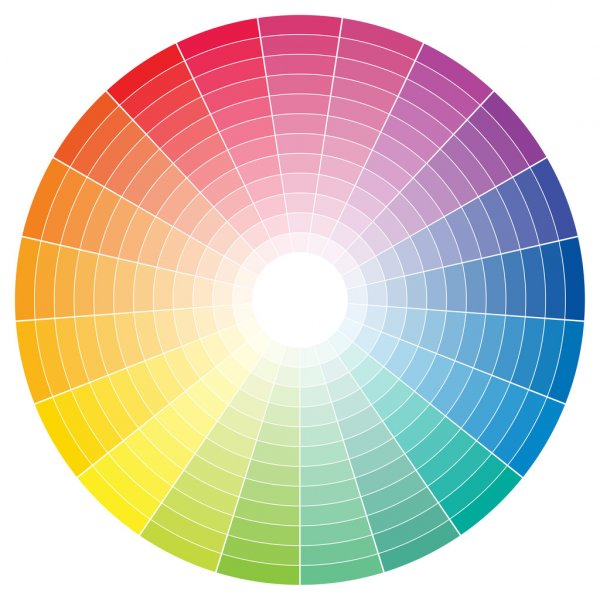
#> input picture Python/opencv/img/color-wheel-full.jpg, 600 x 600 px, given in place of video, which was not available
$ python color_finder.py
#> lines starting #> are read from the running program, lines starting #| are printed output that depends on the picture; after the words box and inside, x2 and y2 are one past the last pixel; in counts of white or black regions, pixels touching at a corner belong together; pictures that were not available may be replaced by others from this repository, and a replacement may not be noted
### Python/opencv/ocv_common.py
import cv2 as cv


# [4 lines left out: function get_diff, not called in this run]


def get_hue_mask(hsv, value, useAdaptive=False):
    if value < 0:
        value = 0
    if value > 255:
        value = 255

    hue = hsv[:, :, 0]
    if useAdaptive:
        th = cv.adaptiveThreshold(
            hue - value, 225, cv.ADAPTIVE_THRESH_GAUSSIAN_C, cv.THRESH_BINARY, 11, 2
        )
    else:
        _, th = cv.threshold(hue - value, 225, 255, cv.THRESH_BINARY)
    return th


# [23 lines left out: functions get_diff_canny, color_base_motion, not called in this run]


def get_selections(canny):
    ## get selection
    contours, _ = cv.findContours(canny, cv.RETR_EXTERNAL, cv.CHAIN_APPROX_NONE)

    selections = {
        w * h: (x, y, w, h) for x, y, w, h in [cv.boundingRect(cnt) for cnt in contours]
    }

    return selections

### Python/opencv/color_finder.py
import cv2 as cv
import ocv_common as cvc


def main(cam_src=None):
#> called with cam_src = 'http://aaa:aaa@192.168.50.175:8080/video'
    if cam_src == None:
        cam_src = 0
    cap = cv.VideoCapture(cam_src)

    c = 0
    key = 0
    run = True
    _, last_frame = cap.read()
#> last_frame is the input picture: shape (600, 600, 3); mean B, G, R 187.9, 200.2, 211.5
    useAdaptive = False

    try:
        while run:
            c = c + 1
            has_frame, frame = cap.read()

            if has_frame:
                hsv = cv.cvtColor(frame, cv.COLOR_BGR2HSV_FULL)
#> hsv: shape (600, 600, 3); mean H, S, V 90.6, 82, 233.5

                hsv = cv.blur(hsv, (11, 11))
#> hsv: shape (600, 600, 3); mean H, S, V 90.6, 82, 233.5

                # 0 = red; 100 = green; 190 blue
                color_masks = [
                    cvc.get_hue_mask(hsv, hue_start, useAdaptive=useAdaptive)
                    for hue_start in [0, 100, 190]
                ]
#> in get_hue_mask, `hue = hsv[:, :, 0]`:
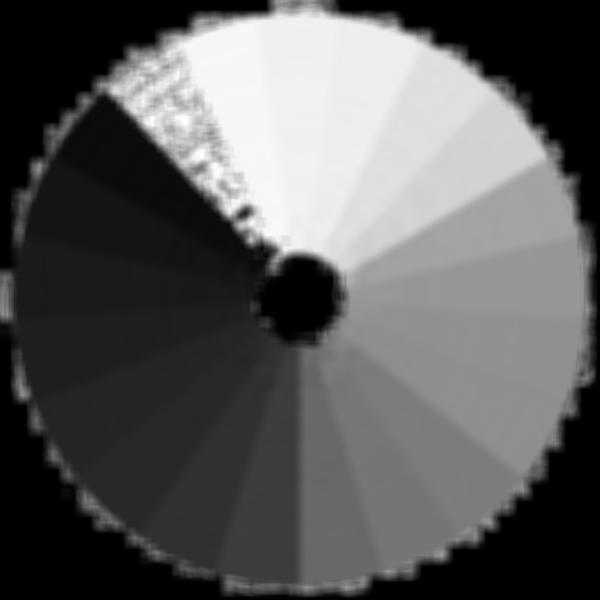
#> hue: shape (600, 600); min 0, max 255, mean 90.6
#> in get_hue_mask, `_, th = cv.threshold(hue - value, 225, 255, cv.THRESH_BINARY)`:
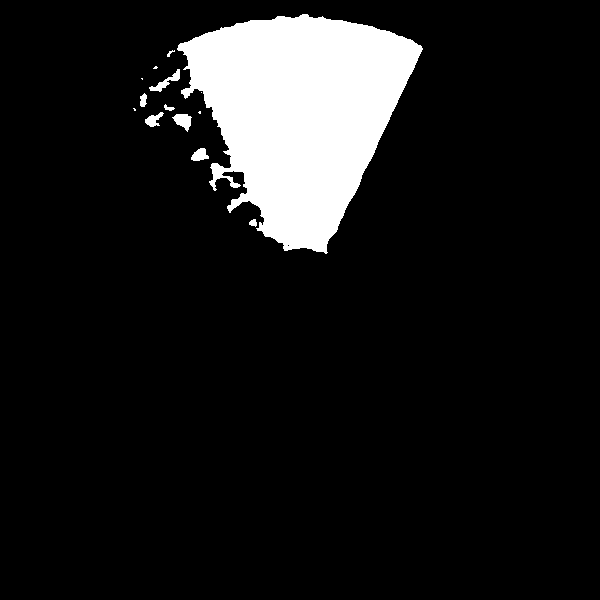
#> th: shape (600, 600); 10.2% white; 14 white regions (5 under 20 px), largest, box (x1, y1, x2, y2) and area: (177, 14, 423, 254) 35805, (172, 114, 192, 132) 209, (149, 69, 180, 92) 208
#> call 2 of get_hue_mask, with value = 100, useAdaptive = False
#> in get_hue_mask (call 2), `_, th = cv.threshold(hue - value, 225, 255, cv.THRESH_BINARY)`:
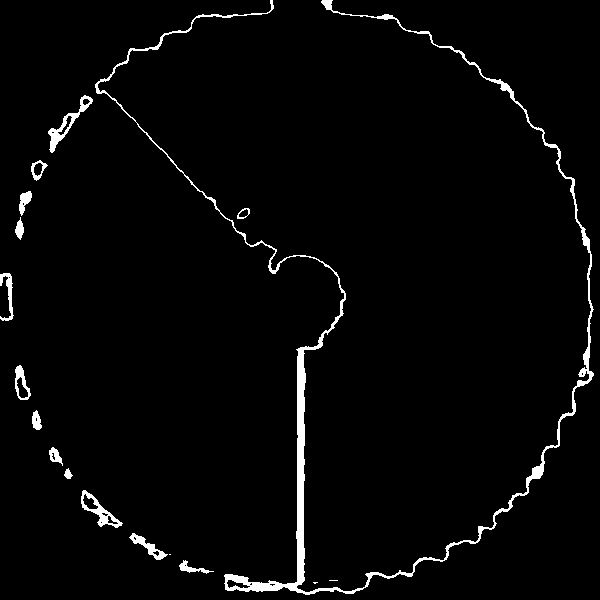
#> th: shape (600, 600); 2.6% white; 17 white regions (3 under 20 px), largest, box (x1, y1, x2, y2) and area: (95, 0, 594, 595) 6788, (48, 95, 93, 153) 507, (81, 490, 123, 528) 435
#> call 3 of get_hue_mask, with value = 190, useAdaptive = False
#> in get_hue_mask (call 3), `_, th = cv.threshold(hue - value, 225, 255, cv.THRESH_BINARY)`:
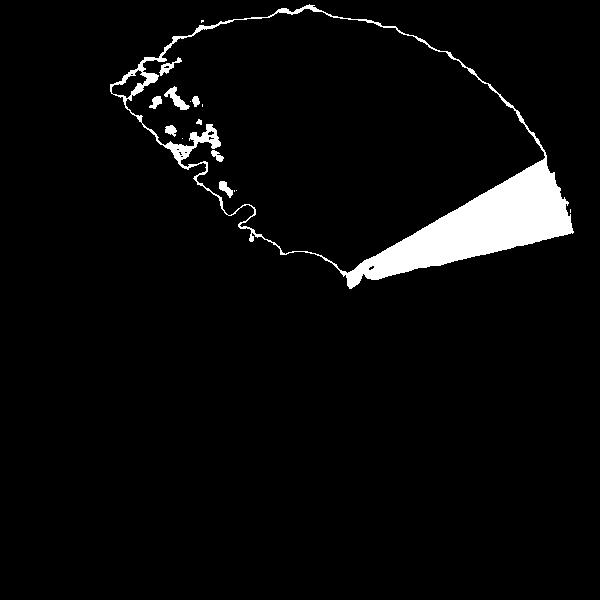
#> th: shape (600, 600); 4.1% white; 16 white regions (7 under 20 px), largest, box (x1, y1, x2, y2) and area: (110, 4, 574, 289) 13996, (164, 86, 190, 110) 224, (159, 57, 182, 76) 133
#> color_masks = 3 items

                color_cannies = [cv.Canny(m, 100, 200) for m in color_masks]
#> color_cannies = 3 items
                frame_c = frame.copy()

                for ix, color_canny in enumerate(color_cannies):
                    selections = cvc.get_selections(color_canny)
                    for a in sorted(selections, reverse=True)[:2]:
                        x, y, w, h = selections[a]
                        if ix == 0:
                            color = (0, 0, 255)
                        elif ix == 1:
                            color = (0, 255, 0)
                        elif ix == 2:
                            color = (255, 0, 0)
                        else:
                            color = (255, 255, 255)

                        cv.rectangle(
                            frame_c,
                            (x, y),
                            (x + w, y + h),
                            color=color,
                            thickness=2,
                        )
#> this loop made 3 passes
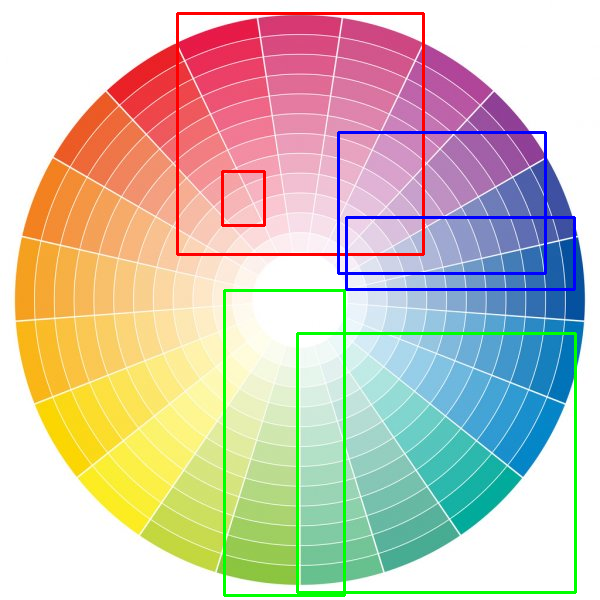
#> frame_c: shape (600, 600, 3); 3.63% of pixels changed, all inside (x1, y1, x2, y2) = (176, 12, 577, 597)

                cv.imshow("main", frame_c)

                ## last frame
                last_frame = frame.copy()

            waitKey = cv.waitKey(1)
#> (key q is pressed here)
            if waitKey > 0:
                # print(waitKey, chr(waitKey))
                if waitKey in [ord(str(i)) for i in range(10)]:
                    print(f"{waitKey=}, {key}")
                    key = int(chr(waitKey))
                if waitKey == ord("q") or waitKey == 27:
                    run = False
                if waitKey == ord("a"):
                    useAdaptive = not useAdaptive

    except KeyboardInterrupt as e:
        print("quiting")


if __name__ == "__main__":
    usr = pas = "aaa"
    ip = "192.168.50.175"
    port = "8080"
    ip_cam_url = f"http://{usr}:{pas}@{ip}:{port}/video"
    # main()
    main(ip_cam_url)

$ run again, on Python/opencv/img/color-wheel.jpg
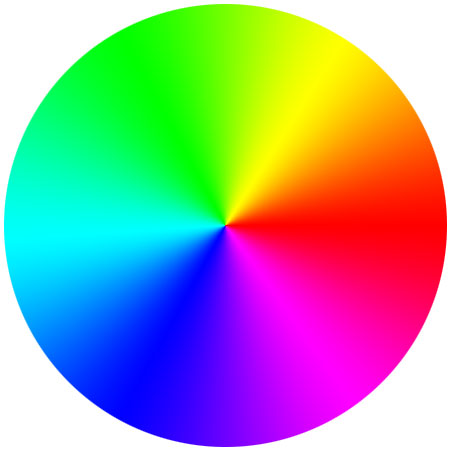
#> input picture Python/opencv/img/color-wheel.jpg, 450 x 450 px, given in place of video, which was not available
#> in main, last_frame is the input picture: shape (450, 450, 3); mean B, G, R 158.8, 159.8, 154.9
#> th: shape (450, 450); 6.8% white; 1 white region, box (x1, y1, x2, y2) and area: (233, 230, 442, 353) 13733
#> th: shape (450, 450); 11.6% white; 15 white regions (7 under 20 px), largest, box (x1, y1, x2, y2) and area: (0, 0, 450, 239) 22069, (0, 269, 198, 450) 648, (268, 275, 450, 450) 453
#> in get_hue_mask (call 3), `_, th = cv.threshold(hue - value, 225, 255, cv.THRESH_BINARY)`:
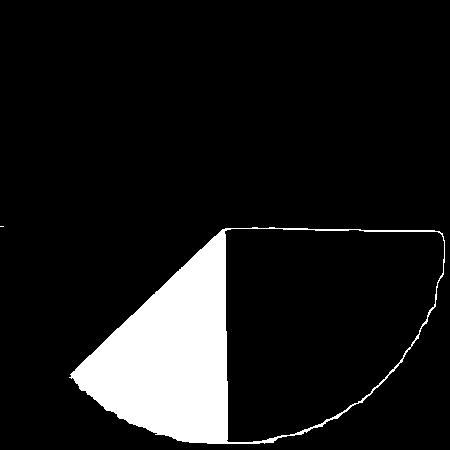
#> th: shape (450, 450); 10.2% white; 2 white regions (1 under 20 px), largest, box (x1, y1, x2, y2) and area: (69, 227, 445, 444) 20666
#> color_masks = 3 items
#> the loop in main, `for ix, color_canny in enumerate(color_cannies):` made 3 passes
#> selections on pass 1: {25916: (233, 229, 209, 124)}
#> after the loop in main, `for ix, color_canny in enumerate(color_cannies):`:
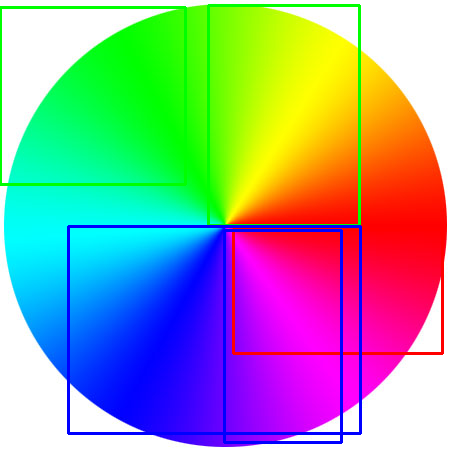
#> frame_c: shape (450, 450, 3); 5.23% of pixels changed, all inside (x1, y1, x2, y2) = (0, 4, 444, 444)
